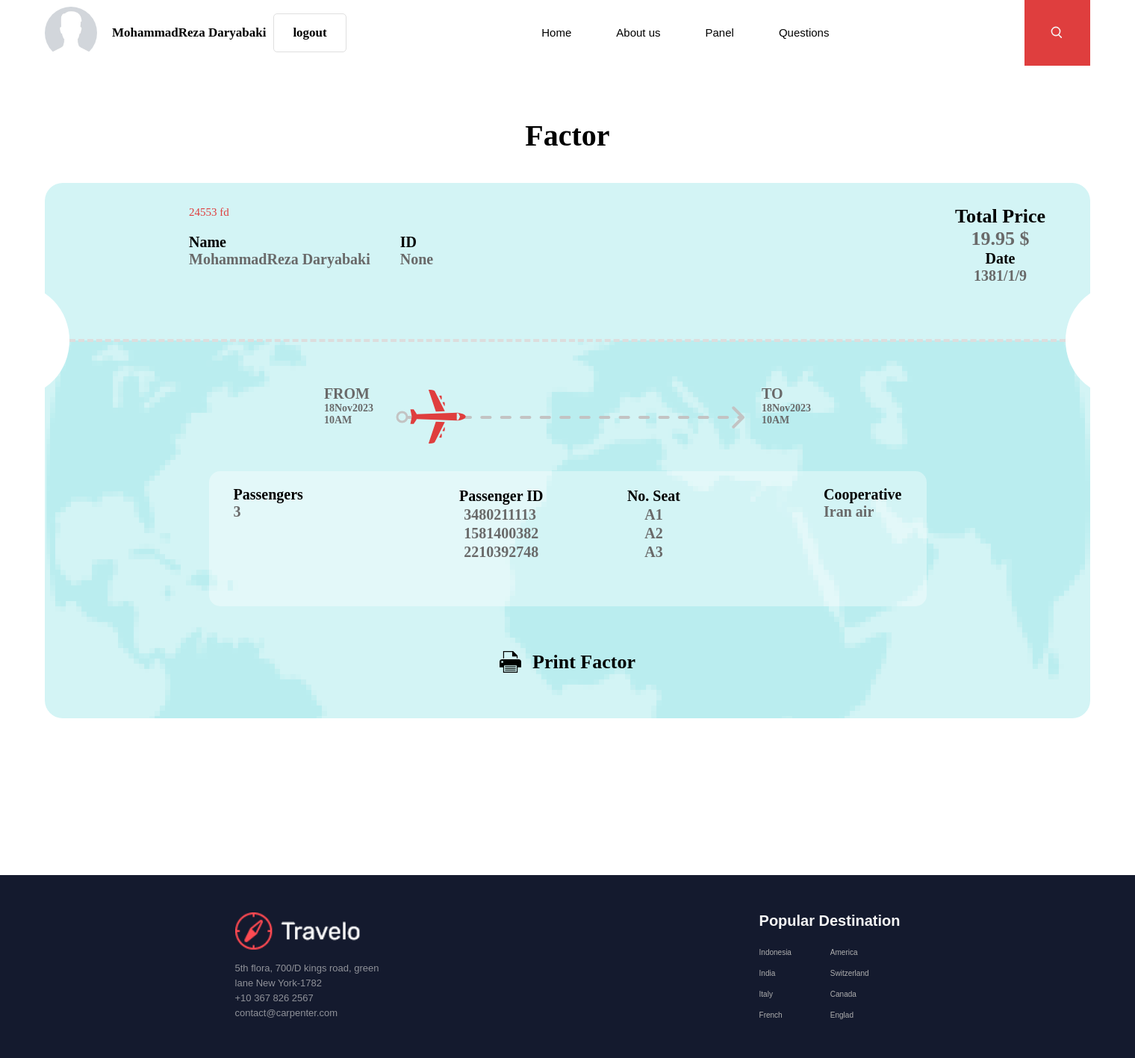
Page /factor (signed in) on the earlier database version.
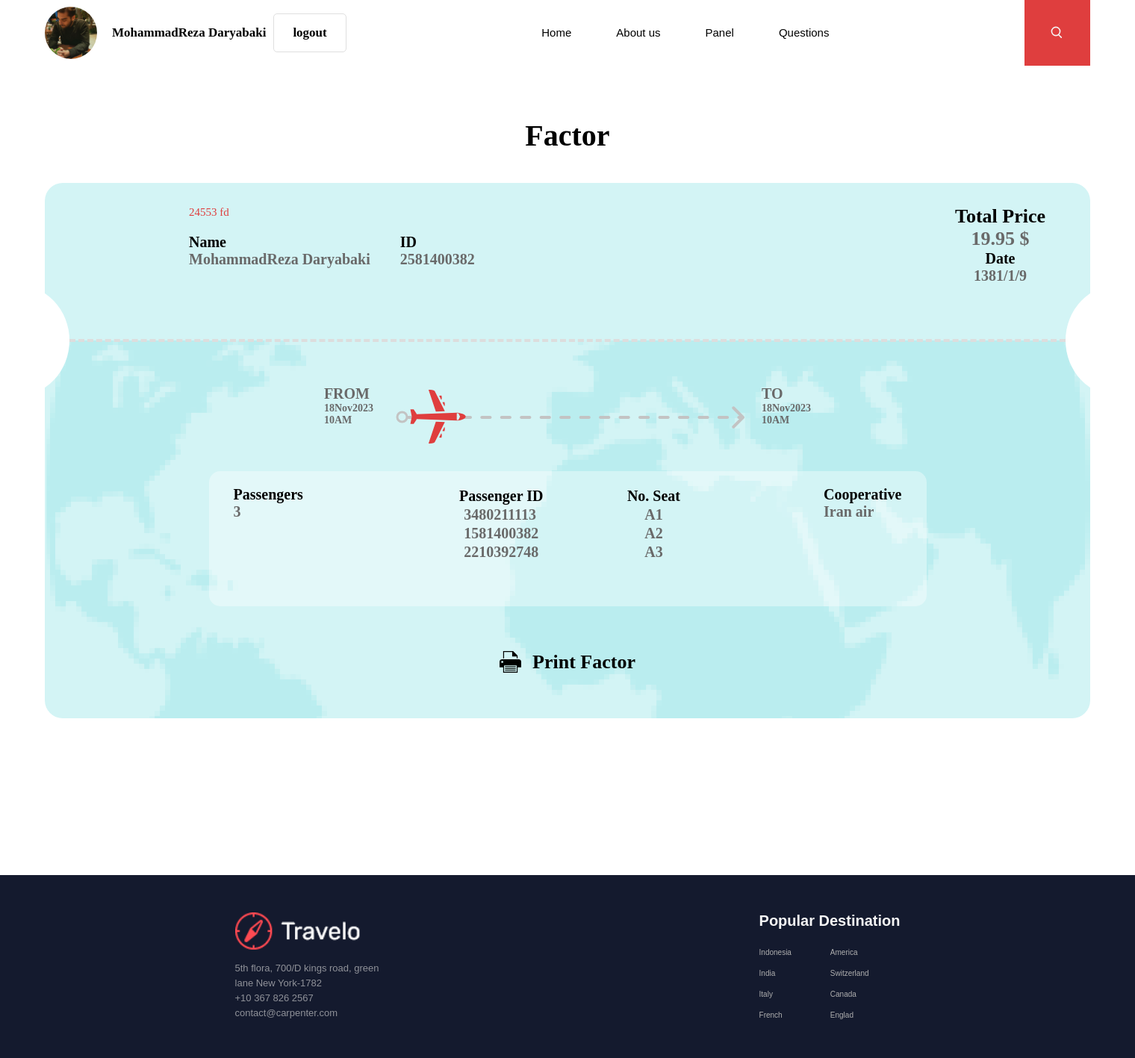
Same page on the later database version.
### accounts/models.py (models this page shows, shortened)
class User(AbstractUser):
    profile_pic = models.ImageField(upload_to='user_pic', default='user_pic/nobody-face.jpg', blank=True, null=True)
    first_name = models.CharField(max_length=30, default='new ')
    last_name = models.CharField(max_length=30, default='user')
    phone = models.CharField(max_length=30, null=True)
    national_code = models.CharField(max_length=10, null=True)
    class Meta:
        verbose_name_plural = "Users"

### website/views.py (the view)
# urls.py: path('factor', factor_view, name="factor"),
def factor_view(request):
    return render(request, 'factor.html')

### website/templatetags/website_tags.py (called while the page is built)
@register.filter(name='split_dash')
def split_dash(value):
    return str(value).split('-')[0].strip().capitalize()

### templates/factor.html (shortened to what this page needs)
{% extends "base.html" %}
{% load static %}
{% load website_tags %}
{% block define_style %}
<link rel="stylesheet" href="{% static 'factor-style/css/factor.css' %}">
<link rel="stylesheet" href="{% static 'factor-style/css/media-queries.css' %}">
{% endblock %}
{% block content %}
<div class="factor">
    <h1 class="factor-head-text">Factor</h1>
    <div class="factor-box">
        <div class="header-factor">
            <div class="img-box">
                <img class="factor-header-img" src="{{dest.img.url}}" alt="">
                <div class="factor-header-text">
                    <span>24553 fd</span>
                    <div class="parent-details">
                        <div class="parent-name">
                            <h6>Name</h6>
                            <p>{{request.user.first_name}} {{request.user.last_name}}</p>
                        </div>
                        <div class="parent-id">
                            <h6>ID</h6>
                            <p>{{request.user.national_code}}</p>
                        </div>
                    </div>
                </div>
            </div>
            <div class="factor-header-price-date">
                <div class="price-d">
                    <h4>Total Price</h4>
                    <p>19.95 $</p>
                </div>
                <div class="p-date">
                    <h4>Date</h4>
                    <p>1381/1/9</p>
                </div>
            </div>
        </div>
        <div class="between-header-body">
            <div class="white-circle-left"></div>
            <div class="dotted-line"></div>
            <div class="white-circle-right"></div>
        </div>
        <div class="factor-body">
            <div class="vehicle-transport">
                <section class="origin-place">
                    <p class="place-txt">FROM</p>
                    <p class="origin-date">18Nov2023</p>
                    <p class="origin-time">10AM</p>
                </section>
                <div class="vehicle-line">
                </div>
                <section class="destination-place">
                    <p class="place-txt">TO</p>
                    <p class="origin-date">18Nov2023</p>
                    <p class="origin-time">10AM</p>
                </section>
            </div>
            <div class="passengers-info">
                <div class="passengers">
                    <h3>Passengers</h3>
                    <p>3</p>
                </div>
                <table class="passenger-table">
                    <tr>
                        <th>Passenger ID</th>
                        <th>No. Seat</th>
                    </tr>
                    <tr>
                        <td>3480211113</td>
                        <td>A1</td>
                    </tr>
                    <tr>
                        <td>1581400382</td>
                        <td>A2</td>
                    </tr>
                    <tr>
                        <td>2210392748</td>
                        <td>A3</td>
                    </tr>
                </table>
                <div class="cooperative">
                    <h3>Cooperative</h3>
                    <p>Iran air</p>
                </div>
            </div>
            <button class="print-factor">
                <p>Print Factor</p>
            </button>
        </div>
    </div>
</div>
{% endblock %}

### templates/base.html (shortened to what this page needs)
{% load static %}
<!DOCTYPE html>
<html lang="en">
<head>
    {% block define_style %}
    {% endblock %}
    <link rel="stylesheet" href="{% static 'base-style/css/style.css' %}">
    <link rel="stylesheet" href="{% static 'base-style/css/media-queries.css' %}">
</head>
<body spellcheck="false">
    <div class="flex-con">
        <div class="header">
            <div class="sign-log">
                {% if request.user.is_authenticated %}
                <img src="{{request.user.profile_pic.url}}" class="header-img-user" alt="" >
                <p class="logged" href="{% url 'accounts:signup' %}">
                    {{request.user.first_name}} {{request.user.last_name}}
                </p>
                <a class="header-btn logout-btn" href="{% url 'accounts:logout' %}">
                    logout
                </a>
                {% endif %}
            </div>
            <ul class="menu">
                <li class="menu-item"><a class="menu-btn" href="{% url 'website:home' %}">Home</a></li>
                <li class="menu-item"><a class="menu-btn" href="{% url 'website:about' %}">About us</a></li>
                <li class="menu-item"><a class="menu-btn" href="{% url 'website:panel' %}">Panel</a></li>
                <li class="menu-item"><a class="menu-btn" href="{% url 'website:questions' %}">Questions</a></li>
            </ul>
            <div class="header-logo">
                <div class="search-logo">
                    <i class="gg-search"></i>
                </div>
            </div>
        </div>
        {% block content %}
        {% endblock %}
        <div class="background-footer">
            <div class="footer">
                <div class="footer-logo-text">
                    <img class="footer-logo" src="{% static 'base-style/img/footer_logo.png' %}" alt="">
                    <div class="footer-text">
                        <p>5th flora, 700/D kings road, green</p>
                        <p>lane New York-1782</p>
                        <p>+10 367 826 2567</p>
                        <p>contact@carpenter.com</p>
                    </div>
                </div>
                <div class="footer-content">
                    <h2 class="footer-title">Popular Destination</h2>
                    <ul class="footer-list">
                        <li><a class="footer-item" href="">Indonesia</a></li>
                        <li><a class="footer-item" href="">America</a></li>
                        <li><a class="footer-item" href="">India</a></li>
                        <li><a class="footer-item" href="">Switzerland</a></li>
                        <li><a class="footer-item" href="">Italy</a></li>
                        <li><a class="footer-item" href="">Canada</a></li>
                        <li><a class="footer-item" href="">French</a></li>
                        <li><a class="footer-item" href="">Englad</a></li>
                    </ul>
                </div>
            </div>
        </div>
    </div>
</body>
</html>

Differences in the rows shown:
changed User "MohammadReza": user.profile_pic: a different picture; user.national_code "None" → "2581400382"
